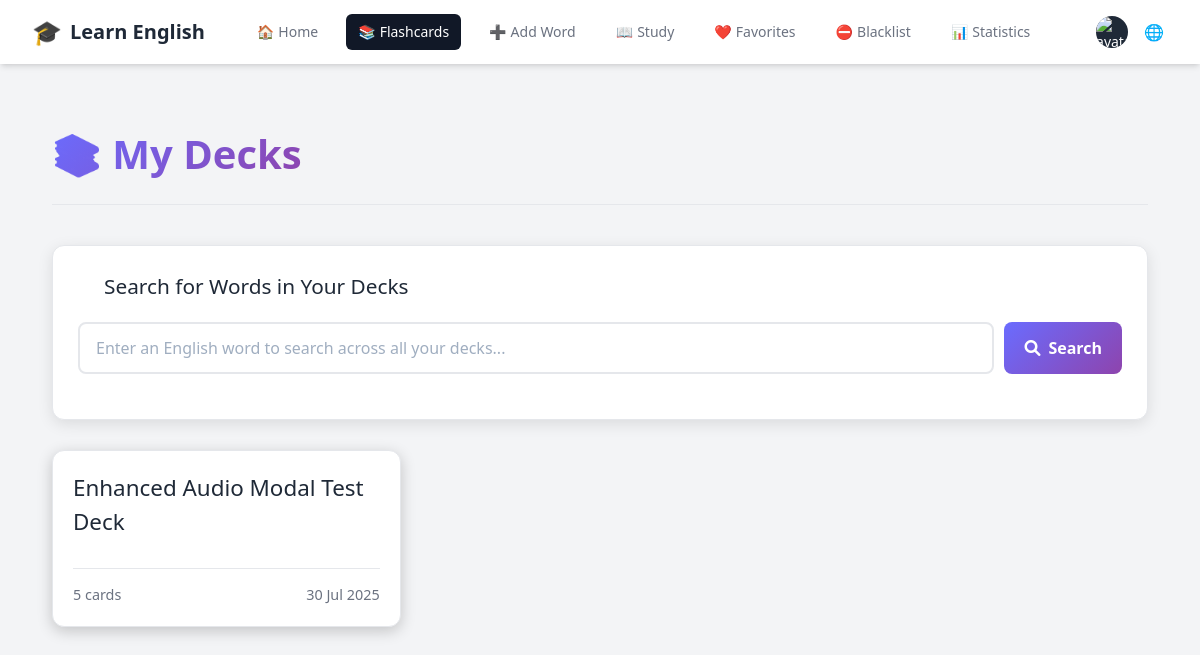
/decks/ (signed in), run on the app's committed database.
### vocabulary/models.py (models this page shows, shortened)
class Deck(models.Model):
    user = models.ForeignKey(settings.AUTH_USER_MODEL, on_delete=models.CASCADE, related_name='decks')
    name = models.CharField(max_length=255)
    created_at = models.DateTimeField(auto_now_add=True)
    class Meta:
        ordering = ['-created_at']
        unique_together = ['user', 'name']
        indexes = [
            models.Index(fields=['user', 'created_at']),
            models.Index(fields=['user', 'name']),
        ]

### vocabulary/views.py (the view)
# urls.py: path('decks/', views.deck_list, name='deck_list'),
@login_required
def deck_list(request):
    decks = Deck.objects.filter(user=request.user).annotate(
        card_count=Count('flashcards')
    ).order_by('-created_at')
    context = {
        'decks': decks
    }
    return render(request, 'vocabulary/deck_list.html', context)

### accounts/models.py (called while the page is built)
    @property
    def avatar_url(self):
        if self.avatar and hasattr(self.avatar, 'url'):
            return self.avatar.url
        return '/static/images/default-avatar.png'  # Default avatar fallback

### vocabulary/context_processors.py (called while the page is built)
    def _(message):
        return str(message)

### vocabulary/templates/vocabulary/deck_list.html (shortened to what this page needs)
{% extends "base.html" %}
{% block content %}
<div class="deck-list-page">
    <div class="page-header">
        <h1>📚 {{ manual_texts.my_decks }}</h1>
    </div>
    <div class="search-section">
        <div class="search-header">
            <i class="fas fa-search"></i>
            <h3>Search for Words in Your Decks</h3>
        </div>
        <div class="search-input-container">
            <input
                type="text"
                id="wordSearchInput"
                class="search-input"
                placeholder="Enter an English word to search across all your decks..."
                autocomplete="off"
            >
            <button id="searchBtn" class="search-btn">
                <i class="fas fa-search"></i>
                Search
            </button>
        </div>
    </div>
    {% if decks %}
        <div class="deck-grid">
            {% for deck in decks %}
                <div class="deck-card-wrapper">
                    <a href="{% url 'deck_detail' deck.id %}" class="deck-card">
                        <div>
                            <h2>{{ deck.name }}</h2>
                        </div>
                        <div class="deck-info">
                            <span>{{ deck.card_count }} {{ manual_texts.cards_text }}</span>
                            <span class="created-date">{{ deck.created_at|date:"d M Y" }}</span>
                        </div>
                    </a>
                </div>
            {% endfor %}
        </div>
    {% else %}
        <div class="no-decks">
            <h2>{{ manual_texts.no_decks_yet }}</h2>
            <p>{{ manual_texts.get_started_by }} <a href="{% url 'add_flashcard' %}">{{ manual_texts.adding_flashcards }}</a>!</p>
        </div>
    {% endif %}
</div>
{% endblock %}

### vocabulary/templates/base.html (shortened to what this page needs)
{% load static %}
<!DOCTYPE html>
  <html lang="en">
  <head>
    <script src="https://cdn.tailwindcss.com"></script>
    <link rel="stylesheet" type="text/css" href="{% static 'css/main.css' %}" />
    <link
      rel="stylesheet"
      href="https://cdnjs.cloudflare.com/ajax/libs/font-awesome/6.0.0-beta3/css/all.min.css"
    />
  </head>
  <body class="bg-gray-100 dark:bg-gray-900">
    <nav class="bg-white dark:bg-gray-800 shadow-md">
      <div class="max-w-7xl mx-auto px-4 sm:px-6 lg:px-8">
        <div class="flex items-center justify-between h-16">
          <div class="flex items-center">
            <a
              href="{% if user.is_authenticated %}{% url 'dashboard' %}{% else %}{% url 'account_login' %}{% endif %}"
              class="flex-shrink-0 flex items-center space-x-2"
            >
              <span class="text-2xl">🎓</span>
              <span class="text-xl font-bold text-gray-800 dark:text-white"
                >{{ manual_texts.learn_english }}</span
              >
            </a>
            <div class="hidden md:block">
              <div class="ml-10 flex items-baseline space-x-4">
                {% if user.is_authenticated %}
                <a
                  href="{% url 'dashboard' %}"
                  class="{% if request.resolver_match.url_name == 'dashboard' %}bg-gray-900 text-white{% else %}text-gray-500 dark:text-gray-300 hover:bg-gray-700 hover:text-white{% endif %} px-3 py-2 rounded-md text-sm font-medium flex items-center space-x-1"
                  id="nav-home"
                >
                  <span class="nav-icon">🏠</span>
                  <span>{{ manual_texts.home }}</span>
                </a>
                <a
                  href="{% url 'deck_list' %}"
                  class="{% if request.resolver_match.url_name == 'deck_list' or request.resolver_match.url_name == 'deck_detail' %}bg-gray-900 text-white{% else %}text-gray-500 dark:text-gray-300 hover:bg-gray-700 hover:text-white{% endif %} px-3 py-2 rounded-md text-sm font-medium flex items-center space-x-1"
                  id="nav-flashcards"
                >
                  <span class="nav-icon">📚</span>
                  <span>{{ manual_texts.flashcards }}</span>
                </a>
                <a
                  href="{% url 'add_flashcard' %}"
                  class="{% if request.resolver_match.url_name == 'add_flashcard' %}bg-gray-900 text-white{% else %}text-gray-500 dark:text-gray-300 hover:bg-gray-700 hover:text-white{% endif %} px-3 py-2 rounded-md text-sm font-medium flex items-center space-x-1"
                  id="nav-add-word"
                >
                  <span class="nav-icon">➕</span>
                  <span>{{ manual_texts.add_word }}</span>
                </a>
                <a
                  href="{% url 'study' %}"
                  class="{% if request.resolver_match.url_name == 'study' %}bg-gray-900 text-white{% else %}text-gray-500 dark:text-gray-300 hover:bg-gray-700 hover:text-white{% endif %} px-3 py-2 rounded-md text-sm font-medium flex items-center space-x-1"
                  id="nav-study"
                >
                  <span class="nav-icon">📖</span>
                  <span>{{ manual_texts.study }}</span>
                </a>
                <a
                  href="{% url 'favorites' %}"
                  class="{% if request.resolver_match.url_name == 'favorites' %}bg-gray-900 text-white{% else %}text-gray-500 dark:text-gray-300 hover:bg-gray-700 hover:text-white{% endif %} px-3 py-2 rounded-md text-sm font-medium flex items-center space-x-1"
                  id="nav-favorites"
                >
                  <span class="nav-icon">❤️</span>
                  <span>{{ manual_texts.favorites|default:"Favorites" }}</span>
                </a>
                <a
                  href="{% url 'blacklist' %}"
                  class="{% if request.resolver_match.url_name == 'blacklist' %}bg-gray-900 text-white{% else %}text-gray-500 dark:text-gray-300 hover:bg-gray-700 hover:text-white{% endif %} px-3 py-2 rounded-md text-sm font-medium flex items-center space-x-1"
                  id="nav-blacklist"
                >
                  <span class="nav-icon">⛔</span>
                  <span>{{ manual_texts.blacklist|default:"Blacklist" }}</span>
                </a>
                <a
                  href="{% url 'statistics' %}"
                  class="{% if request.resolver_match.url_name == 'statistics' %}bg-gray-900 text-white{% else %}text-gray-500 dark:text-gray-300 hover:bg-gray-700 hover:text-white{% endif %} px-3 py-2 rounded-md text-sm font-medium flex items-center space-x-1"
                  id="nav-statistics"
                >
                  <span class="nav-icon">📊</span>
                  <span>{{ manual_texts.statistics }}</span>
                </a>
                {% endif %}
              </div>
            </div>
          </div>
          <div class="hidden md:block">
            <div class="ml-4 flex items-center md:ml-6">
              {% if user.is_authenticated %}
              <div class="ml-3 relative">
                <div>
                  <button
                    type="button"
                    id="user-toggle"
                    class="max-w-xs bg-gray-800 rounded-full flex items-center text-sm focus:outline-none focus:ring-2 focus:ring-offset-2 focus:ring-offset-gray-800 focus:ring-white"
                    aria-expanded="false"
                    aria-haspopup="true"
                  >
                    <div id="avatarNode" class="relative">
                      <img src="{{ user.avatar_url }}" alt="avatar" class="h-8 w-8 rounded-full object-cover" />
                    </div>
                  </button>
                </div>
              </div>
              {% endif %}
              <div class="ml-3 relative">
                <div>
                  <button
                    type="button"
                    id="lang-toggle"
                    class="bg-white dark:bg-gray-800 p-1 rounded-full text-gray-400 dark:text-gray-300 hover:text-gray-500 dark:hover:text-white focus:outline-none focus:ring-2 focus:ring-offset-2 focus:ring-offset-gray-800 focus:ring-white"
                  >
                    <span class="nav-icon">🌐</span>
                  </button>
                </div>
              </div>
            </div>
          </div>
        </div>
      </div>
    </nav>
    <main class="py-10">
      <div class="max-w-7xl mx-auto px-4 sm:px-6 lg:px-8">
        {% block content %}{% endblock %}
      </div>
    </main>
  </body>
</html>

### static/css/main.css (style rules this page uses)
* { margin: 0; padding: 0; box-sizing: border-box; }
body { background: #18182f; color: #fff; font-family: "Segoe UI", Tahoma, Geneva, Verdana, sans-serif; line-height: 1.6; min-height: 100vh; }
.page-header { text-align: left; margin-bottom: 30px; padding-bottom: 20px; border-bottom: 1px solid var(--border-color); display: flex; justify-content: space-between; align-items: center; }
.page-header h1 { font-size: 2.2em; font-weight: 700; color: var(--text-main); }

### vocabulary/templates/base.html (style rules this page uses)
:root { --primary-color: #6a6cff; --primary-color-dark: #5859d8; --background-main: #f3f4f6; --background-secondary: #ffffff; --background-light: #ffffff; --text-main: #1f2937; --text-muted: #6b7280; --border-color: #e5e7eb; --card-background: var(--background-secondary); --card-border-color: var(--border-color); --card-text-main: var(--text-main); --card-text-muted: var(--text-muted); --card-shadow: 0 1px 3px 0 rgba(0, 0, 0, 0.1), 0 1px 2px 0 rgba(0, 0, 0, 0.06); --card-shadow-hover: 0 4px 6px -1px rgba(0, 0, 0, 0.1), 0 2px 4px -1px rgba(0, 0, 0, 0.06); }

### vocabulary/templates/vocabulary/deck_list.html (style rules this page uses)
.deck-list-page { max-width: 1200px; margin: 20px auto; padding: 0 20px; }
.page-header { text-align: center; margin-bottom: 40px; padding-bottom: 20px; border-bottom: 1px solid var(--border-color); }
.page-header h1 { font-size: 2.5em; font-weight: 700; background: linear-gradient(135deg, var(--primary-color), #8e44ad); -webkit-background-clip: text; -webkit-text-fill-color: transparent; }
.deck-grid { display: grid; grid-template-columns: repeat(auto-fill, minmax(280px, 1fr)); gap: 25px; }
.deck-card { background-color: var(--card-background); border: 1px solid var(--card-border-color); border-radius: 12px; padding: 20px; display: flex; flex-direction: column; justify-content: space-between; transition: all 0.3s ease; text-decoration: none; color: var(--card-text-main); box-shadow: 0 4px 15px rgba(0, 0, 0, 0.2); position: relative; }
.deck-card h2 { font-size: 1.4em; margin-bottom: 10px; word-break: break-word; }
.deck-info { display: flex; justify-content: space-between; align-items: center; margin-top: 20px; padding-top: 15px; border-top: 1px solid var(--card-border-color); font-size: 0.9em; color: var(--card-text-muted); }
.search-section { background-color: var(--card-background); border: 1px solid var(--card-border-color); border-radius: 12px; padding: 25px; margin-bottom: 30px; box-shadow: 0 4px 15px rgba(0, 0, 0, 0.1); }
.search-header { display: flex; align-items: center; gap: 10px; margin-bottom: 20px; }
.search-header h3 { margin: 0; color: var(--text-main); font-size: 1.3em; }
.search-input-container { display: flex; gap: 10px; margin-bottom: 20px; position: relative; }
.search-input { flex: 1; padding: 12px 16px; border: 2px solid var(--card-border-color); border-radius: 8px; font-size: 1rem; background-color: #ffffff; color: #2d3748; transition: border-color 0.3s ease; }
.search-input::placeholder { color: #a0aec0; opacity: 1; }
.search-btn { padding: 12px 20px; background: linear-gradient(135deg, var(--primary-color), #8e44ad); color: white; border: none; border-radius: 8px; font-weight: 600; cursor: pointer; transition: all 0.3s ease; display: flex; align-items: center; gap: 8px; }

### data on the page
Deck: name "Enhanced Audio Modal Test Deck", card_count "5", cards_text "cards", created_at "30 Jul 2025"

### other printed values
{{ manual_texts.learn_english }} "Learn English"
{{ manual_texts.home }} "Home"
{{ manual_texts.flashcards }} "Flashcards"
{{ manual_texts.add_word }} "Add Word"
{{ manual_texts.study }} "Study"
{{ manual_texts.favorites|default:"Favorites" }} "Favorites"
{{ manual_texts.blacklist|default:"Blacklist" }} "Blacklist"
{{ manual_texts.statistics }} "Statistics"
{{ manual_texts.my_decks }} "My Decks"
